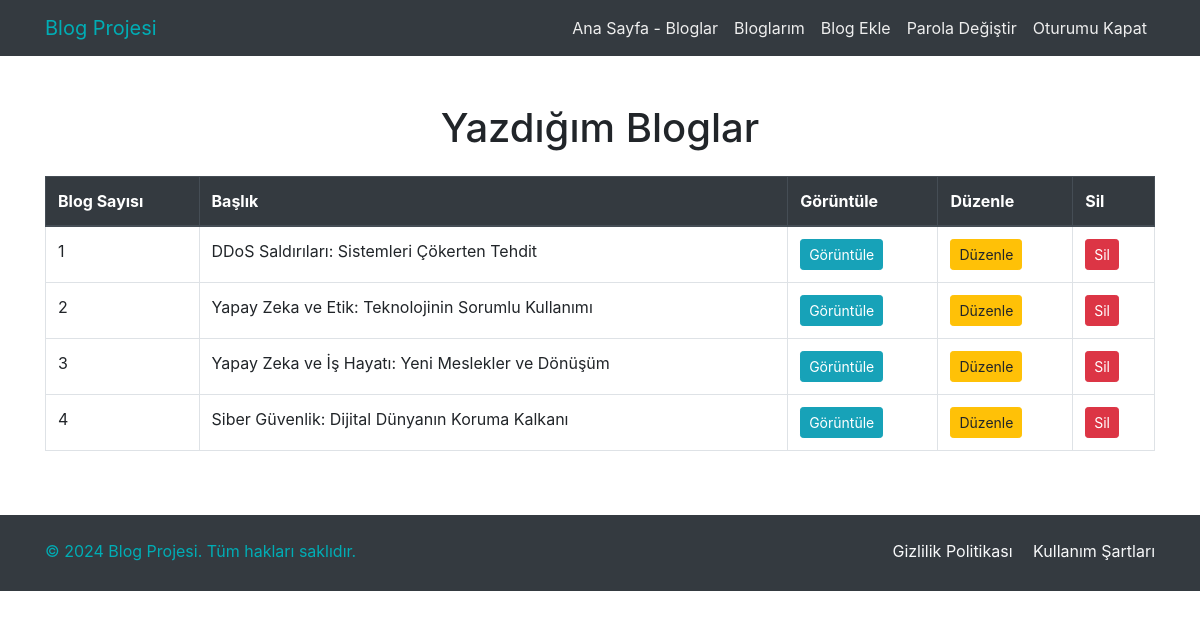
The app's page /my_blog.php (signed in) with its own data.
### tables this page shows
CREATE TABLE `blogs` (
  `id` int(11) NOT NULL,
  `title` varchar(255) NOT NULL,
  `content` text NOT NULL,
  `created_at` timestamp NOT NULL DEFAULT current_timestamp(),
  `image_path` varchar(255) DEFAULT NULL,
  `category` varchar(100) DEFAULT NULL,
  `slug` varchar(255) NOT NULL,
  `summary` text DEFAULT NULL,
  `read_time` int(11) DEFAULT 0,
  `user_id` int(11) NOT NULL,
  `username` varchar(55) NOT NULL
);

### my_blog.php (the view, shortened to what this page needs)
<?php
$userLoggedIn = $_SESSION['user_id'];
include 'includes/db.php';
$sql = "SELECT id, title, slug FROM blogs WHERE user_id = $userLoggedIn ORDER BY created_at DESC";
$result = $conn->query($sql);
?>
<!DOCTYPE html>
<html lang="tr">
<head>
    <link rel="stylesheet" href="assets/styles/all.css">
    <link rel="stylesheet" href="https://cdn.jsdelivr.net/npm/bootstrap@4.4.1/dist/css/bootstrap.min.css">
</head>
<body>
<?php if ($userLoggedIn): ?>
<?php include 'includes/login_header.php'; ?>
<?php else: ?>
    <?php include 'includes/header.php'; ?>
    <?php endif; ?>
    <div class="container my-5">
        <h1 class="text-center mb-4">Yazdığım Bloglar</h1>
        <div class="table-responsive">
            <table class="table table-bordered table-hover">
                <thead class="thead-dark">
                    <tr>
                        <th>Blog Sayısı</th>
                        <th>Başlık</th>
                        <th>Görüntüle</th>
                        <th>Düzenle</th>
                        <th>Sil</th>
                    </tr>
                </thead>
                <tbody>
                    <?php
                    if ($result->num_rows > 0) {
                        $count = 1;
                        while ($blog = $result->fetch_assoc()) {
                            $title = htmlspecialchars($blog['title']);
                            $slug = htmlspecialchars($blog['slug']);
                            $id =$blog['id'];
                            echo "<tr>
                            <td>{$count}</td>
                            <td>{$title}</td>
                            <td><a href='blog_detail.php?slug={$slug}' class='btn btn-info btn-sm'>Görüntüle</a></td>
                            <td><a href='edit_blog.php?id={$id}' class='btn btn-warning btn-sm'>Düzenle</a></td>
                            <td><a href='php/delete_blog.php?id={$id}' class='btn btn-danger btn-sm' onclick=\"return confirm('Bu kaydı silmek istediğinizden emin misiniz?')\">Sil</a></td>
                          </tr>";
                            $count++;
                        }
                    } else {
                        echo '<tr><td colspan="5" class="text-center">Blog Bulunamadı.' . $userLoggedIn .' </td></tr>';
                    }
                    ?>
                </tbody>
            </table>
        </div>
    </div>
<?php include 'includes/footer.php'; ?>
</body>
</html>

### assets/styles/all.css (style rules this page uses)
body { margin: 0; padding: 0; box-sizing: border-box; background-color: #EEEEEE; }

### records on screen
blogs: title "DDoS Saldırıları: Sistemleri Çökerten Tehdit"
blogs: title "Yapay Zeka ve Etik: Teknolojinin Sorumlu Kullanımı"
blogs: title "Yapay Zeka ve İş Hayatı: Yeni Meslekler ve Dönüşüm"
blogs: title "Siber Güvenlik: Dijital Dünyanın Koruma Kalkanı"
